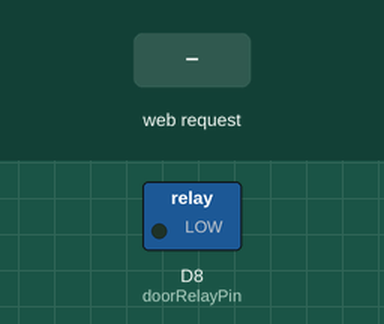
Recording of a sketch running on a simulated ESP8266 (NodeMCU). Shown: switched loads named in the sketch (green lamp = pin HIGH). Inputs (shaded band) come from the test bench. WiFi joins after 1.5 s; servers stay silent unless stated; what the sketch prints to the serial monitor is not drawn.

Above: at 2.7 s.
2.8 s: HTTP request GET /open received
At 3.5 s:
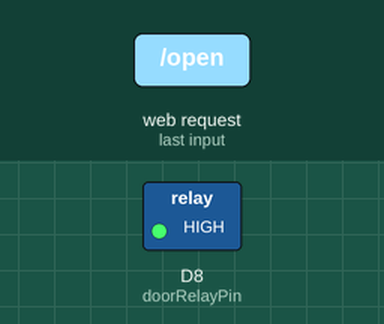
4.3 s: HTTP request GET /close received
At 4.7 s:
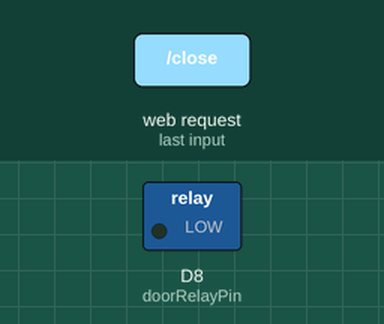
5.8 s: HTTP request GET /test received
At 6.3 s:
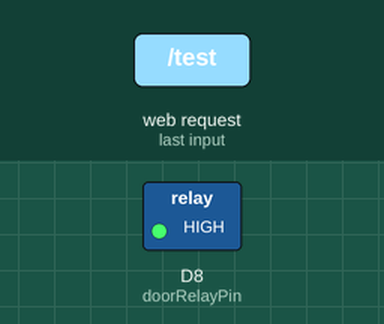
Timing chart, 0 to 16.3 s (numbered marks = the images above; inputs shaded):
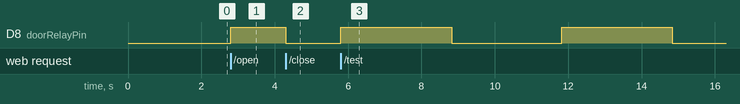

Measured:
- after the input at 2.8 s, D8 (doorRelayPin): LOW → HIGH at once
- after the input at 4.3 s, D8 (doorRelayPin): HIGH → LOW at once
- after the input at 5.8 s, D8 (doorRelayPin): alternates HIGH for 3.0 s and LOW for 3.0 s, starting at once

The sketch:

test_relay_d8.ino
```cpp
#include <ESP8266WiFi.h>
#include <ESP8266WebServer.h>

// WiFi credentials
const char* ssid = "Agus";
const char* password = "12345678";

// Pin untuk relay - GPIO 15 (D8)
const int doorRelayPin = 15; // GPIO 15 (D8)

// Web server pada port 80
ESP8266WebServer server(80);

void setup() {
  Serial.begin(9600);
  Serial.println("ESP8266 Relay Test - GPIO 15 (D8)");

  // Setup pin relay sebagai output
  pinMode(doorRelayPin, OUTPUT);
  digitalWrite(doorRelayPin, LOW); // Start dengan LOW (relay OFF)

  Serial.print("Setting up GPIO ");
  Serial.print(doorRelayPin);
  Serial.println(" (D8) as OUTPUT");

  // Koneksi ke WiFi
  WiFi.begin(ssid, password);
  Serial.print("Connecting to WiFi");
  while (WiFi.status() != WL_CONNECTED) {
    delay(500);
    Serial.print(".");
  }
  Serial.println("");
  Serial.print("Connected to WiFi. IP address: ");
  Serial.println(WiFi.localIP());

  // Setup routes
  server.on("/open", HTTP_GET, handleOpenDoor);
  server.on("/close", HTTP_GET, handleCloseDoor);
  server.on("/test", HTTP_GET, handleTestRelay);
  server.on("/status", HTTP_GET, handleStatus);
  server.on("/ping", HTTP_GET, handlePing);
  server.onNotFound(handleNotFound);

  // Start server
  server.begin();
  Serial.println("HTTP server started");

  Serial.println("Setup complete. GPIO 15 (D8) ready for relay control.");
}

void loop() {
  server.handleClient();
}

void handleOpenDoor() {
  Serial.println("=== DOOR OPEN REQUEST ===");

  digitalWrite(doorRelayPin, HIGH); // Relay ON
  Serial.println("GPIO 15 (D8) set to HIGH - Relay should be ON");

  server.send(200, "text/plain", "Door opened - GPIO 15 HIGH");
}

void handleCloseDoor() {
  Serial.println("=== DOOR CLOSE REQUEST ===");

  digitalWrite(doorRelayPin, LOW); // Relay OFF
  Serial.println("GPIO 15 (D8) set to LOW - Relay should be OFF");

  server.send(200, "text/plain", "Door closed - GPIO 15 LOW");
}

void handleTestRelay() {
  Serial.println("=== RELAY TEST START ===");

  // Test 1: ON
  Serial.println("Test 1: Setting GPIO 15 (D8) to HIGH");
  digitalWrite(doorRelayPin, HIGH);
  Serial.println("Relay should click ON");
  delay(3000);

  // Test 2: OFF
  Serial.println("Test 2: Setting GPIO 15 (D8) to LOW");
  digitalWrite(doorRelayPin, LOW);
  Serial.println("Relay should click OFF");
  delay(3000);

  // Test 3: ON again
  Serial.println("Test 3: Setting GPIO 15 (D8) to HIGH again");
  digitalWrite(doorRelayPin, HIGH);
  Serial.println("Relay should click ON again");
  delay(3000);

  // Back to OFF
  Serial.println("Back to OFF: Setting GPIO 15 (D8) to LOW");
  digitalWrite(doorRelayPin, LOW);
  Serial.println("Test completed");

  server.send(200, "text/plain", "Relay test completed - Check serial for details");
}

void handleStatus() {
  int pinState = digitalRead(doorRelayPin);
  String status = "GPIO 15 (D8) state: " + String(pinState) + " (" + (pinState == HIGH ? "HIGH" : "LOW") + ")";
  Serial.println("Status check: " + status);
  server.send(200, "text/plain", status);
}

void handlePing() {
  Serial.println("Ping received");
  String response = "ESP8266 online. IP: " + WiFi.localIP().toString() + " GPIO 15 state: " + String(digitalRead(doorRelayPin));
  server.send(200, "text/plain", response);
}

void handleNotFound() {
  server.send(404, "text/plain", "Not found");
}
```

test_relay.ino
```cpp

```
